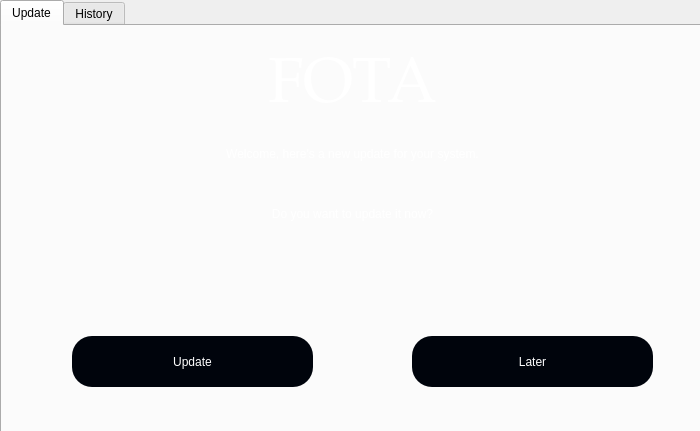
<?xml version="1.0" encoding="UTF-8"?>
<ui version="4.0">
 <class>Dialog</class>
 <widget class="QDialog" name="Dialog">
  <property name="geometry">
   <rect>
    <x>0</x>
    <y>0</y>
    <width>700</width>
    <height>431</height>
   </rect>
  </property>
  <property name="maximumSize">
   <size>
    <width>710</width>
    <height>437</height>
   </size>
  </property>
  <property name="windowTitle">
   <string>Dialog</string>
  </property>
  <widget class="QLabel" name="label">
   <property name="geometry">
    <rect>
     <x>-4</x>
     <y>-8</y>
     <width>711</width>
     <height>441</height>
    </rect>
   </property>
   <property name="text">
    <string/>
   </property>
   <property name="pixmap">
    <pixmap resource="img.qrc">:/icons/img/Siemens_AISIN_Capital_.jpg</pixmap>
   </property>
   <property name="scaledContents">
    <bool>true</bool>
   </property>
  </widget>
  <widget class="QTabWidget" name="tabWidget">
   <property name="geometry">
    <rect>
     <x>0</x>
     <y>0</y>
     <width>711</width>
     <height>441</height>
    </rect>
   </property>
   <property name="layoutDirection">
    <enum>Qt::LeftToRight</enum>
   </property>
   <property name="styleSheet">
    <string notr="true">font: 75 12pt &quot;MS Shell Dlg 2&quot;;</string>
   </property>
   <property name="currentIndex">
    <number>0</number>
   </property>
   <widget class="QWidget" name="tab">
    <attribute name="icon">
     <iconset resource="img.qrc">
      <normaloff>:/icons/img/service.png</normaloff>:/icons/img/service.png</iconset>
    </attribute>
    <attribute name="title">
     <string>Update</string>
    </attribute>
    <widget class="QLabel" name="imglabel">
     <property name="geometry">
      <rect>
       <x>0</x>
       <y>-2</y>
       <width>701</width>
       <height>431</height>
      </rect>
     </property>
     <property name="text">
      <string/>
     </property>
     <property name="pixmap">
      <pixmap resource="img.qrc">:/icons/img/Siemens_AISIN_Capital_.jpg</pixmap>
     </property>
     <property name="scaledContents">
      <bool>true</bool>
     </property>
    </widget>
    <widget class="QPushButton" name="laterButton">
     <property name="geometry">
      <rect>
       <x>410</x>
       <y>310</y>
       <width>241</width>
       <height>51</height>
      </rect>
     </property>
     <property name="styleSheet">
      <string notr="true">
QPushButton{
font: 75 20pt &quot;Nirmala UI&quot;;
color: rgb(255, 255, 255);
background-color: rgb(0, 4, 12);
border-radius:20px;
}

QPushButton:hover {
background-color: rgb(0, 15, 25);
}
</string>
     </property>
     <property name="text">
      <string>Later</string>
     </property>
    </widget>
    <widget class="QLabel" name="FOTA1">
     <property name="enabled">
      <bool>true</bool>
     </property>
     <property name="geometry">
      <rect>
       <x>20</x>
       <y>18</y>
       <width>661</width>
       <height>86</height>
      </rect>
     </property>
     <property name="font">
      <font>
       <family>Palatino Linotype</family>
       <pointsize>48</pointsize>
       <weight>9</weight>
       <italic>false</italic>
       <bold>false</bold>
      </font>
     </property>
     <property name="styleSheet">
      <string notr="true">font: 75 48pt &quot;Palatino Linotype&quot;;
color: rgb(255, 255, 255);
</string>
     </property>
     <property name="text">
      <string>FOTA</string>
     </property>
     <property name="alignment">
      <set>Qt::AlignCenter</set>
     </property>
    </widget>
    <widget class="QLabel" name="textlabel">
     <property name="geometry">
      <rect>
       <x>20</x>
       <y>110</y>
       <width>661</width>
       <height>35</height>
      </rect>
     </property>
     <property name="styleSheet">
      <string notr="true">font: 22pt &quot;MS Shell Dlg 2&quot;;
color: rgb(255, 255, 255);</string>
     </property>
     <property name="text">
      <string>Welcome, here's a new update for your system.</string>
     </property>
     <property name="alignment">
      <set>Qt::AlignCenter</set>
     </property>
    </widget>
    <widget class="QLabel" name="textlabel_2">
     <property name="geometry">
      <rect>
       <x>20</x>
       <y>170</y>
       <width>661</width>
       <height>35</height>
      </rect>
     </property>
     <property name="styleSheet">
      <string notr="true">font: 22pt &quot;MS Shell Dlg 2&quot;;
color: rgb(255, 255, 255);</string>
     </property>
     <property name="text">
      <string>Do you want to update it now?</string>
     </property>
     <property name="alignment">
      <set>Qt::AlignCenter</set>
     </property>
    </widget>
    <widget class="QPushButton" name="updateButton">
     <property name="geometry">
      <rect>
       <x>70</x>
       <y>310</y>
       <width>241</width>
       <height>51</height>
      </rect>
     </property>
     <property name="styleSheet">
      <string notr="true">
QPushButton{
font: 75 20pt &quot;Nirmala UI&quot;;
color: rgb(255, 255, 255);
background-color: rgb(0, 4, 12);
border-radius:20px;
}

QPushButton:hover {
background-color: rgb(0, 15, 25);
}
</string>
     </property>
     <property name="text">
      <string>Update</string>
     </property>
    </widget>
   </widget>
   <widget class="QWidget" name="tab_2">
    <attribute name="icon">
     <iconset resource="img.qrc">
      <normaloff>:/icons/img/idea.png</normaloff>:/icons/img/idea.png</iconset>
    </attribute>
    <attribute name="title">
     <string>History</string>
    </attribute>
    <widget class="QLabel" name="label_2">
     <property name="geometry">
      <rect>
       <x>-4</x>
       <y>2</y>
       <width>701</width>
       <height>401</height>
      </rect>
     </property>
     <property name="text">
      <string/>
     </property>
    </widget>
    <widget class="QLabel" name="imglabel_2">
     <property name="geometry">
      <rect>
       <x>0</x>
       <y>0</y>
       <width>701</width>
       <height>431</height>
      </rect>
     </property>
     <property name="text">
      <string/>
     </property>
     <property name="pixmap">
      <pixmap resource="img.qrc">:/icons/img/Siemens_AISIN_Capital_.jpg</pixmap>
     </property>
     <property name="scaledContents">
      <bool>true</bool>
     </property>
    </widget>
    <widget class="QTableWidget" name="tableWidget">
     <property name="geometry">
      <rect>
       <x>0</x>
       <y>30</y>
       <width>691</width>
       <height>271</height>
      </rect>
     </property>
     <row>
      <property name="text">
       <string>Update1</string>
      </property>
     </row>
     <row>
      <property name="text">
       <string>Update2</string>
      </property>
     </row>
     <row>
      <property name="text">
       <string>Update3</string>
      </property>
     </row>
     <row>
      <property name="text">
       <string>Update4</string>
      </property>
     </row>
     <row>
      <property name="text">
       <string>Update5</string>
      </property>
     </row>
     <column>
      <property name="text">
       <string>Date</string>
      </property>
     </column>
     <column>
      <property name="text">
       <string>Update details</string>
      </property>
     </column>
    </widget>
   </widget>
  </widget>
 </widget>
 <resources>
  <include location="img.qrc"/>
 </resources>
 <connections/>
</ui>
